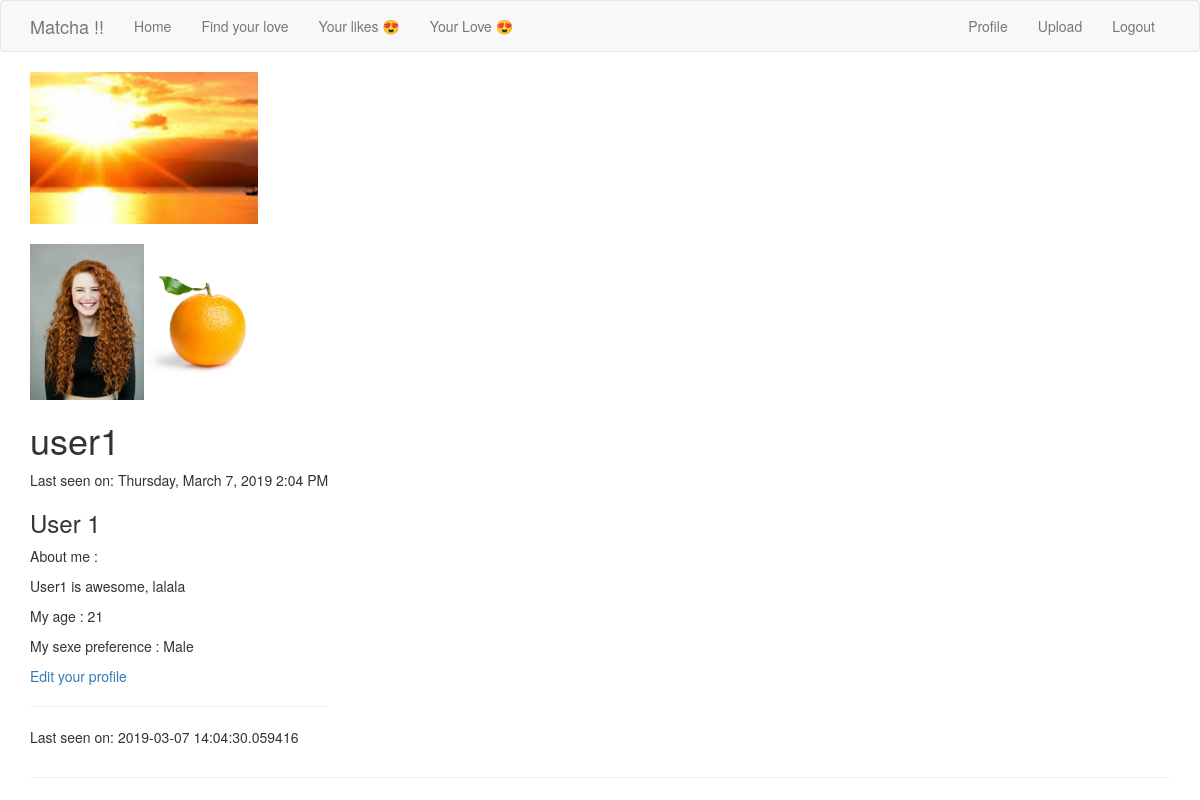
The page /user/user1/ (signed in) on the database as committed earlier.
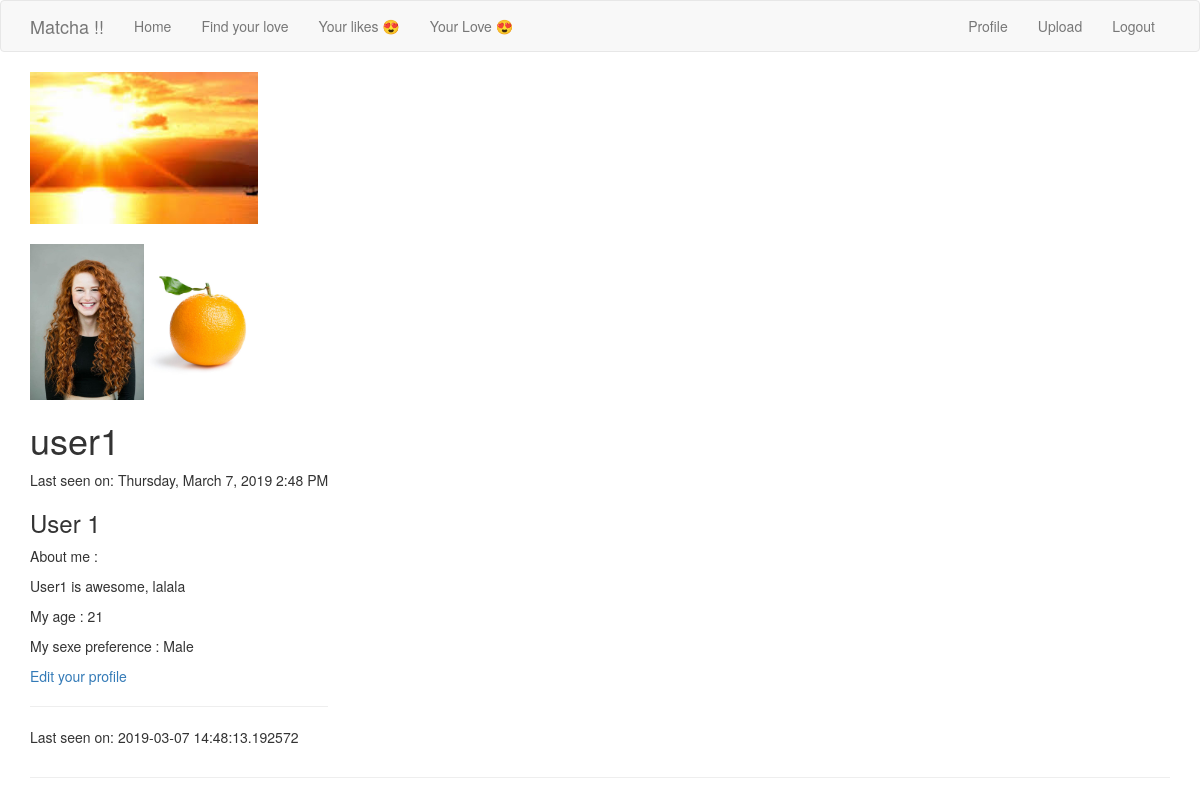
The same page on the database as committed later.
### app/models.py (models this page shows, shortened)
class User(UserMixin, db.Model):
    id = db.Column(db.Integer, primary_key=True)
    username = db.Column(db.String(64), index=True, unique=True)
    firstname = db.Column(db.String(64), index=True)
    email = db.Column(db.String(120), index=True, unique=True)
    password_hash = db.Column(db.String(128))
    age = db.Column(db.Integer, index=True)
    sexpref = db.Column(db.String(64), index=True)
    fame = db.Column(db.Integer, index=True)
    bio = db.Column(db.String(256), index=True)
    last_seen = db.Column(db.DateTime, default=datetime.utcnow)
    liked = db.relationship(
        'User', secondary=likes,
        primaryjoin=(likes.c.likes_id == id),
        secondaryjoin=(likes.c.liked_id == id),
        backref=db.backref('likes', lazy='dynamic'),lazy='dynamic'
    )
    def profile_pic(self):
        path = os.path.join(os.getenv('PATH_IMAGE', '/static/images') , self.username, 'profile_pic/')
        pic = os.listdir('app' + path)
        if not pic:
            return(os.path.join(os.getenv('PATH_IMAGE', '/static/images/'),'default_prof_pic', 'profile_empty.jpeg'))
        return(path + pic[0])

### app/routes.py (the view)
@app.route('/user/<username>/')
@login_required
def user(username):
    user = User.query.filter_by(username=username).first_or_404()
    fullfilename = os.listdir(os.path.join(app.config['UPLOAD_FOLDER'] + username))
    for file in fullfilename:
        if file == 'profile_pic':
            fullfilename.remove(file)
    profile_pic = user.profile_pic()
    path_pic = app.config['PATH_IMAGE'] + username
    return render_template('user.html', title='Profile', user=user, user_image = fullfilename, path_pic = path_pic, profile_pic=profile_pic)

### app/models.py (called while the page is built)
@login.user_loader
def load_user(id):
    return User.query.get(int(id))

### app/routes.py (called while the page is built)
@app.before_request
def before_request():
    if current_user.is_authenticated:
        current_user.last_seen = datetime.utcnow()
        db.session.commit()

### app/templates/user.html (shortened to what this page needs)
{% extends "base.html" %}
{% block app_content %}
    <table>
        <tr valign="top">
            <img src={{profile_pic}} alt="Profile Picture" style="width:20%">
            <br>
            <br>
            {% for image in user_image: %}
                <img src="{{ path_pic + '/' + image }}" alt="User Pictures" style="width:10%">
            {% endfor %}
            <td>
                <h1>{{ user.username }}</h1>
                {% if user.last_seen %}
                    <p>Last seen on: {{ moment(user.last_seen).format('LLLL') }}</p>
                {% endif %}
                <h3>{% if user.firstname %}<p>{{ user.firstname }}</p>{% endif %}</h3>
                {% if user.bio %}<p>About me :</p><p>{{ user.bio }}</p>{% endif %}
                {% if user.age %}<p>My age : {{ user.age }}</p>{% endif %}
                {% if user.sexpref %}<p>My sexe preference : {{ user.sexpref }}</p>{% endif %}
                {% if user == current_user %}
                    <p><a href="{{ url_for('edit_profile') }}">Edit your profile</a></p>
                {% elif not current_user.does_like(user) %}
                    <p><a href="{{ url_for('like', username=user.username) }}">Like</a></p>
                {% else %}
                    <p><a href="{{ url_for('unlike', username=user.username) }}">Unlike</a></p>
                {% endif %}
    <hr>
                {% if user.last_seen %}<p>Last seen on: {{ user.last_seen }}</p>{% endif %}
            </td>
        </tr>
    </table>
    <hr>
{% endblock %}

### app/templates/base.html (shortened to what this page needs)
{% extends 'bootstrap/base.html' %}
    {% block navbar %}
        <nav class="navbar navbar-default">
            <div class="container">
                <div class="navbar-header">
                    <a class="navbar-brand" href="{{ url_for('index') }}">Matcha !!</a>
                </div>
                <div class="collapse navbar-collapse" id="bs-example-navbar-collapse-1">
                    <ul class="nav navbar-nav">
                        <li><a href="{{ url_for('index') }}">Home</a></li>
                        {% if not current_user.is_anonymous %}
                            <li><a href="{{ url_for('explore') }}">Find your love</a></li>
                            <li><a href="{{ url_for('likes_page') }}">Your likes 😍</a></li>
                            <li><a href="{{ url_for('matches_page') }}">Your Love 😍</a></li>
                        {% endif %}
                    </ul>
                    <ul class="nav navbar-nav navbar-right">
                        {% if current_user.is_anonymous %}
                        <li><a href="{{ url_for('login') }}">Login</a></li>
                        {% else %}
                        <li><a href="{{ url_for('user', username=current_user.username) }}">Profile</a></li>
                        <li><a href="{{ url_for('upload') }}">Upload</a></li>
                        <li><a href="{{ url_for('logout') }}">Logout</a></li>
                        {% endif %}
                    </ul>
                </div>
            </div>
        </nav>
    {% endblock %}
    {% block content %}
        <div class="container">
            {% block app_content %}{% endblock %}
        </div>
    {% endblock %}

Rows that differ between the two databases and show on the page:
changed User "user1": last_seen "Thursday, March 7, 2019 2:04 PM" → "Thursday, March 7, 2019 2:48 PM"; last_seen "2019-03-07 14:04:30.059416" → "2019-03-07 14:48:13.192572"
